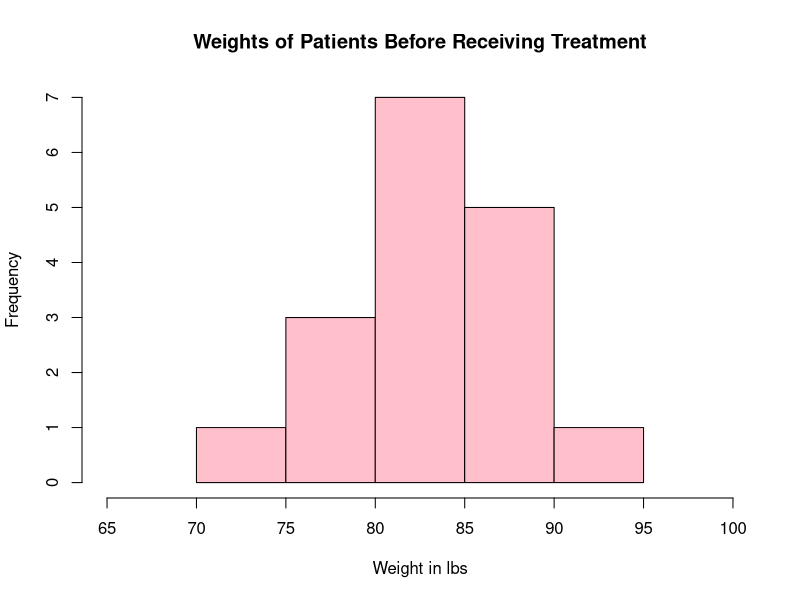
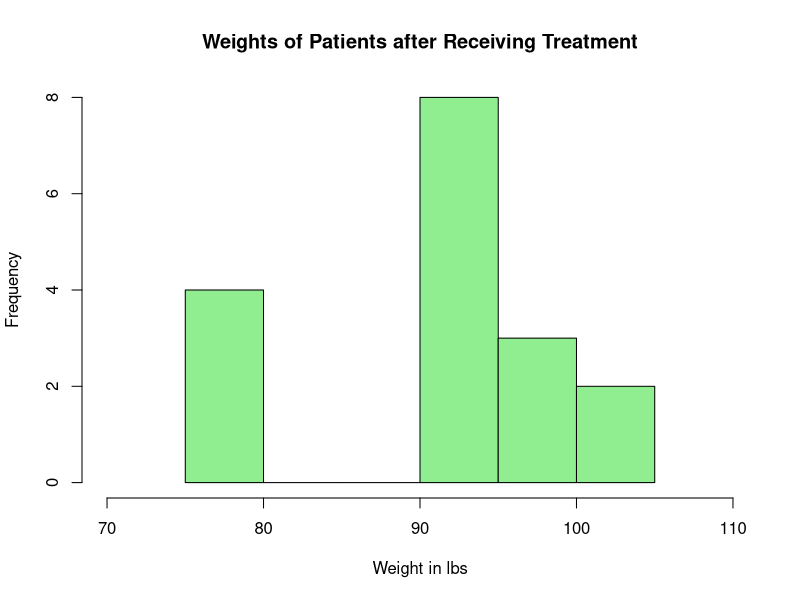

Recreate these plots in R, in order. (Note: this script raises an error after producing the figures.)
#set path to working directory
setwd("~/Desktop/university-of-the-cumberlands/R")

#create data set
anorexiaData <- read.table("Anorexia.txt", header = TRUE)

#create new data fram with individual values (i.e: "c", "f", and "cb")
anorexiaC = anorexiaData[anorexiaData$therapy == "c",]
anorexiaF = anorexiaData[anorexiaData$therapy == "f",]
anorexiaCB = anorexiaData[anorexiaData$therapy == "cb",]

#create histogram for anorexiaF
hist(anorexiaF$before, main = "Weights of Patients Before Receiving Treatment",
     xlab = "Weight in lbs", breaks = 5, xlim = c(65,100), col = "pink")
hist(anorexiaF$after, main = "Weights of Patients after Receiving Treatment",
     xlab = "Weight in lbs", breaks = 5, xlim = c(70,110), col="lightgreen")

#determine population mean and standard deviation for before and after
meanBefore = mean(anorexiaF$before)
medianBefore = median(anorexiaF$before)
messageMeanBefore <- paste0("The population mean is for the patients before 
                      treatment is ", meanBefore, ' and the median is ',
                      medianBefore, '.')
print(messageMeanBefore)
meanAfter = mean(anorexiaF$after)
medianAfter = median(anorexiaF$after)
messageMeanAfter <- paste0("The population mean is for the patients before 
                      treatment is ", meanAfter, ' and the median is ', 
                           medinAfter, '.')
print(messageMeanAfter)

smple_stdevBefore = sd(anorexiaF$before)
pop_stdevBefore = smple_stdevBefore * sqrt((length(anorexiaF$before)-1)/
                                 length(anorexiaF$before))
messageStdevBefore <- paste0("The population standard deviation for
                             the patients before treatment is ", 
                             pop_stdevBefore, '.')
print(messageStdevBefore)

smple_stdevAfter = sd(anorexiaF$after)
pop_stdevAfter = smple_stdevAfter * sqrt((length(anorexiaF$after)-1)/
                                             length(anorexiaF$after))
messageStdevAfter <- paste0("The population standard deviation for
                             the patients after treatment is ", 
                             pop_stdevAfter, '.')
print(messageStdevAfter)

#compute confidence interval for before and after treatment
beforeInt <- t.test(anorexiaF$before, conf.level = 0.95)
beforeInt

afterInt <- t.test(anorexiaF$after, conf.level = 0.95)
afterInt